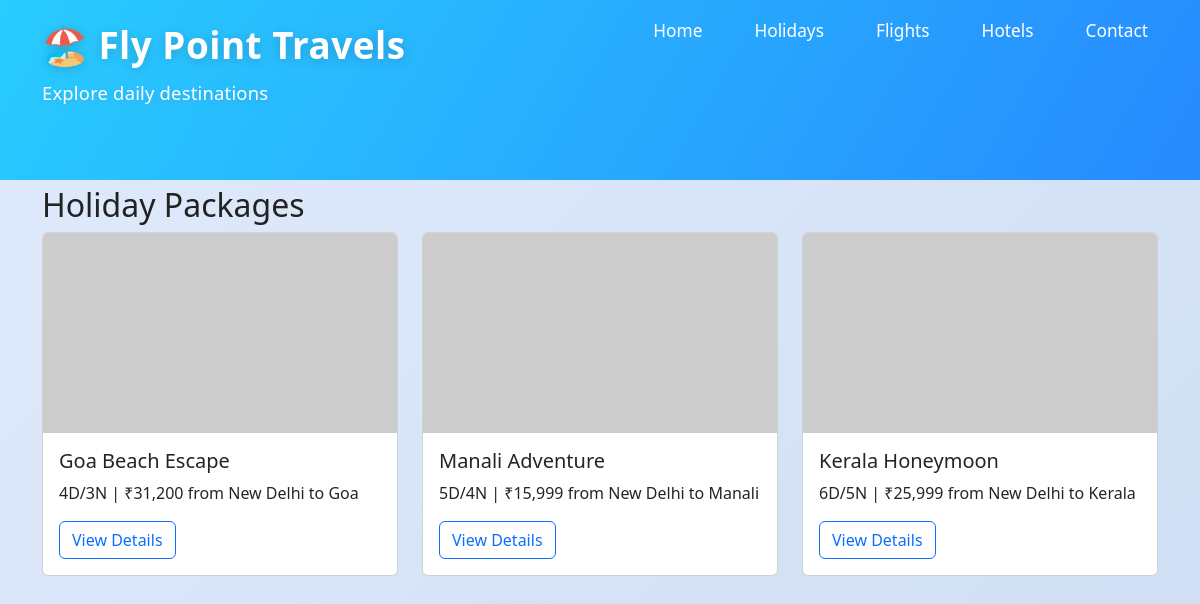
Page /packages on the committed database.
### app.py (models this page shows)
class Package(db.Model):
    id = db.Column(db.Integer, primary_key=True)
    name = db.Column(db.String(100))
    destination = db.Column(db.String(50))
    description = db.Column(db.Text)
    price = db.Column(db.Integer)
    duration = db.Column(db.String(20))
    image = db.Column(db.String(200))
    type = db.Column(db.String(50))

### app.py (the view)
@app.route('/packages')
def packages():
    destination = request.args.get('destination')
    pkg_type = request.args.get('type')
    query = Package.query
    if destination:
        query = query.filter(Package.destination.ilike(f"%{destination}%"))
    if pkg_type:
        query = query.filter(Package.type == pkg_type)
    packages = query.all()
    package_prices = {}
    import re
    for pkg in packages:
        city = City.query.filter_by(name=pkg.destination).first()
        total_price = 0
        if city:
            flights = Flight.query.filter_by(city_id=city.id).all()
            hotels = Hotel.query.filter_by(city_id=city.id).all()
            activities = Activity.query.filter_by(city_id=city.id).all()
            duration_str = pkg.duration or "4D/3N"
            match = re.match(r"(\d+)D", duration_str)
            num_days = int(match.group(1)) if match else 4
            from_city = request.args.get('from_city', 'New Delhi')
            onward_flight = next((f for f in flights if f.source_station and f.destination_station and f.source_station.lower() == from_city.lower() and f.destination_station.lower() == pkg.destination.lower()), None)
            if onward_flight:
                total_price += onward_flight.price
            return_flight = next((f for f in flights if f.source_station and f.destination_station and f.source_station.lower() == pkg.destination.lower() and f.destination_station.lower() == from_city.lower()), None)
            if return_flight:
                total_price += return_flight.price
            if hotels:
                total_price += hotels[0].price * (num_days-1)
            for idx in range(num_days):
                if idx < len(activities):
                    total_price += activities[idx].price
            package_prices[pkg.id] = total_price
        else:
            package_prices[pkg.id] = pkg.price
    return render_template('packages.html', packages=packages, package_prices=package_prices)

### templates/packages.html
{% extends 'base.html' %}
{% block content %}
<h2>Holiday Packages</h2>
<div class="row">
{% for p in packages %}
<div class="col-md-4">
<div class="card mb-4">
<img src="{{ p.image }}" class="card-img-top">
<div class="card-body">
<h5>{{ p.name }}</h5>
<p>{{ p.duration }} | ₹{{ "{:,}".format(package_prices[p.id]) }} from {{ request.args.get('from_city', 'New Delhi') }} to {{ request.args.get('destination', p.destination) }}</p>
<a href="/package/{{ p.id }}?from_city={{ request.args.get('from_city', 'New Delhi') }}&departure={{ request.args.get('departure', '') }}" class="btn btn-outline-primary">View Details</a>
</div>
</div>
</div>
{% endfor %}
</div>
{% endblock %}

### templates/base.html (shortened to what this page needs)
<!DOCTYPE html>
<html>
<head>
<link href="https://cdn.jsdelivr.net/npm/bootstrap@5.3.2/dist/css/bootstrap.min.css" rel="stylesheet">
<link rel="stylesheet" href="{{ url_for('static', filename='css/style.css') }}">
</head>
<body>
<header class="fancy-header">
    <div class="fancy-header-bg"></div>
    <div class="fancy-header-content container">
        <div>
            <div class="fancy-header-title">
                <span style="font-size:2.3rem;font-weight:700;letter-spacing:0.5px;color:#fff;">
                    <span style="margin-right:10px;">🏖️</span>Fly Point Travels
                </span>
            </div>
            <div class="fancy-header-tagline" style="color:#fff;font-size:1.15rem;margin-top:6px;">
                Explore daily destinations
            </div>
        </div>
        <nav class="fancy-header-nav">
            <ul>
                <li><a href="/">Home</a></li>
                <li><a href="/packages">Holidays</a></li>
                <li><a href="#">Flights</a></li>
                <li><a href="#">Hotels</a></li>
                <li><a href="#">Contact</a></li>
            </ul>
        </nav>
    </div>
</header>
<div class="container my-4">
{% block content %}{% endblock %}
</div>
</body>
</html>

### static/css/style.css (style rules this page uses)
body { background: linear-gradient(135deg, #e0eafc 0%, #cfdef3 100%), url('https://images.unsplash.com/photo-1465156799763-2c087c332922?auto=format&fit=crop&w=1500&q=80'); background-size: cover; background-repeat: no-repeat; background-attachment: fixed; font-family: 'Segoe UI', 'Roboto', 'Arial', sans-serif; color: #222; margin: 0; padding: 0; }
.fancy-header { position: relative; width: 100%; min-height: 180px; background: transparent; overflow: hidden; margin-bottom: -18px; }
.fancy-header-bg { position: absolute; top: 0; left: 0; width: 100%; height: 100%; background: linear-gradient(120deg, #00c6ff 0%, #0077ff 100%); opacity: 0.82; z-index: 1; }
.fancy-header-content { position: relative; z-index: 2; display: flex; flex-direction: row; align-items: flex-start; justify-content: space-between; min-height: 80px; padding-top: 18px; }
.fancy-header-title { font-size: 2.3rem; font-weight: 700; letter-spacing: 0.5px; color: #fff; text-shadow: 0 2px 12px rgba(0,0,0,0.18); display: flex; align-items: center; gap: 10px; margin-top: 0; }
.fancy-header-tagline { color: #fff; font-size: 1.15rem; margin-top: 6px; text-shadow: 0 2px 8px rgba(0,0,0,0.12); font-weight: 400; letter-spacing: 0.2px; margin-bottom: 0; }
.fancy-header-nav { margin-top: 0; display: flex; align-items: flex-start; justify-content: flex-end; flex: 1; }
.fancy-header-nav ul { list-style: none; display: flex; gap: 32px; padding-left: 0; margin: 0; }
.fancy-header-nav li { margin: 0; }
.fancy-header-nav a { color: #fff; font-size: 1.08rem; font-weight: 500; text-decoration: none; padding: 4px 10px; border-radius: 6px; transition: background 0.18s, color 0.18s; }
.card img { height: 200px; object-fit: cover; }

### rows in the picture
Package: name "Goa Beach Escape", duration "4D/3N", package_prices "31,200", args.get "New Delhi", args.get "Goa"
Package: name "Manali Adventure", duration "5D/4N", price "15,999", args.get "New Delhi", args.get "Manali"
Package: name "Kerala Honeymoon", duration "6D/5N", price "25,999", args.get "New Delhi", args.get "Kerala"
